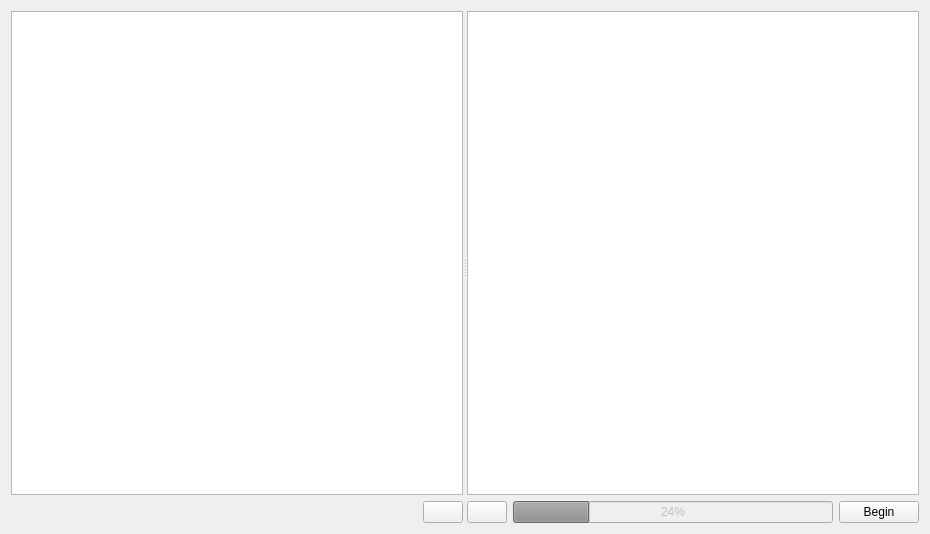
<?xml version="1.0" encoding="UTF-8"?>
<ui version="4.0">
 <class>Repository</class>
 <widget class="QWidget" name="Repository">
  <property name="geometry">
   <rect>
    <x>0</x>
    <y>0</y>
    <width>930</width>
    <height>534</height>
   </rect>
  </property>
  <property name="windowTitle">
   <string>Form</string>
  </property>
  <layout class="QVBoxLayout" name="verticalLayout_3">
   <item>
    <widget class="QSplitter" name="splitter">
     <property name="orientation">
      <enum>Qt::Horizontal</enum>
     </property>
     <widget class="QWidget" name="verticalLayoutWidget_2">
      <layout class="QVBoxLayout" name="verticalLayout_2">
       <item>
        <widget class="QListWidget" name="ui_list"/>
       </item>
       <item>
        <layout class="QHBoxLayout" name="horizontalLayout_2">
         <item>
          <spacer name="horizontalSpacer_2">
           <property name="orientation">
            <enum>Qt::Horizontal</enum>
           </property>
           <property name="sizeHint" stdset="0">
            <size>
             <width>40</width>
             <height>20</height>
            </size>
           </property>
          </spacer>
         </item>
         <item>
          <widget class="QPushButton" name="ui_mark">
           <property name="text">
            <string/>
           </property>
           <property name="icon">
            <iconset resource="../rc/icons.qrc">
             <normaloff>:/shortcuts/target/icon_set/icons/tick.png</normaloff>:/shortcuts/target/icon_set/icons/tick.png</iconset>
           </property>
          </widget>
         </item>
        </layout>
       </item>
      </layout>
     </widget>
     <widget class="QWidget" name="verticalLayoutWidget">
      <layout class="QVBoxLayout" name="verticalLayout">
       <item>
        <widget class="QListWidget" name="ui_installList"/>
       </item>
       <item>
        <layout class="QHBoxLayout" name="horizontalLayout">
         <item>
          <widget class="QPushButton" name="ui_unmark">
           <property name="text">
            <string/>
           </property>
           <property name="icon">
            <iconset resource="../rc/icons.qrc">
             <normaloff>:/shortcuts/file/icon_set/icons/cross.png</normaloff>:/shortcuts/file/icon_set/icons/cross.png</iconset>
           </property>
          </widget>
         </item>
         <item>
          <widget class="QProgressBar" name="ui_progressBar">
           <property name="enabled">
            <bool>false</bool>
           </property>
           <property name="value">
            <number>24</number>
           </property>
          </widget>
         </item>
         <item>
          <widget class="QPushButton" name="ui_begin">
           <property name="text">
            <string>Begin</string>
           </property>
          </widget>
         </item>
        </layout>
       </item>
      </layout>
     </widget>
    </widget>
   </item>
  </layout>
 </widget>
 <resources>
  <include location="../rc/icons.qrc"/>
 </resources>
 <connections/>
</ui>
